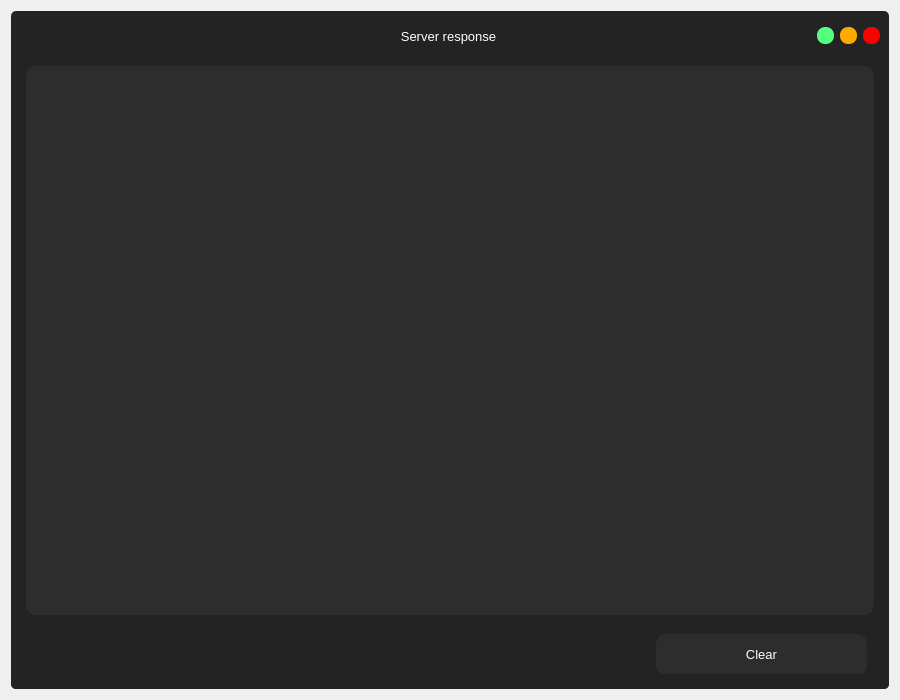
<?xml version="1.0" encoding="UTF-8"?>
<ui version="4.0">
 <class>ServerResponse</class>
 <widget class="QDialog" name="ServerResponse">
  <property name="geometry">
   <rect>
    <x>0</x>
    <y>0</y>
    <width>900</width>
    <height>700</height>
   </rect>
  </property>
  <property name="minimumSize">
   <size>
    <width>900</width>
    <height>700</height>
   </size>
  </property>
  <property name="maximumSize">
   <size>
    <width>900</width>
    <height>700</height>
   </size>
  </property>
  <property name="windowTitle">
   <string>Dialog</string>
  </property>
  <property name="styleSheet">
   <string notr="true">border-radius:20px;</string>
  </property>
  <layout class="QVBoxLayout" name="verticalLayout">
   <item>
    <widget class="QFrame" name="frame">
     <property name="styleSheet">
      <string notr="true">background-color: rgb(45, 45, 45);
border-radius:10px;</string>
     </property>
     <property name="frameShape">
      <enum>QFrame::NoFrame</enum>
     </property>
     <property name="frameShadow">
      <enum>QFrame::Raised</enum>
     </property>
     <layout class="QVBoxLayout" name="verticalLayout_4">
      <property name="spacing">
       <number>0</number>
      </property>
      <property name="leftMargin">
       <number>0</number>
      </property>
      <property name="topMargin">
       <number>0</number>
      </property>
      <property name="rightMargin">
       <number>0</number>
      </property>
      <property name="bottomMargin">
       <number>0</number>
      </property>
      <item>
       <widget class="QFrame" name="frame_2">
        <property name="styleSheet">
         <string notr="true">QFrame{
	background-color: rgb(35, 35, 35);
	border-radius:5px;
}</string>
        </property>
        <property name="frameShape">
         <enum>QFrame::NoFrame</enum>
        </property>
        <property name="frameShadow">
         <enum>QFrame::Plain</enum>
        </property>
        <layout class="QVBoxLayout" name="verticalLayout_2">
         <property name="leftMargin">
          <number>0</number>
         </property>
         <property name="topMargin">
          <number>0</number>
         </property>
         <property name="rightMargin">
          <number>0</number>
         </property>
         <property name="bottomMargin">
          <number>0</number>
         </property>
         <item>
          <widget class="QFrame" name="frame_3">
           <property name="minimumSize">
            <size>
             <width>0</width>
             <height>40</height>
            </size>
           </property>
           <property name="maximumSize">
            <size>
             <width>16777215</width>
             <height>30</height>
            </size>
           </property>
           <property name="frameShape">
            <enum>QFrame::NoFrame</enum>
           </property>
           <property name="frameShadow">
            <enum>QFrame::Raised</enum>
           </property>
           <layout class="QHBoxLayout" name="horizontalLayout">
            <property name="topMargin">
             <number>0</number>
            </property>
            <property name="bottomMargin">
             <number>0</number>
            </property>
            <item>
             <widget class="QLabel" name="label">
              <property name="minimumSize">
               <size>
                <width>60</width>
                <height>0</height>
               </size>
              </property>
              <property name="maximumSize">
               <size>
                <width>60</width>
                <height>16777215</height>
               </size>
              </property>
              <property name="text">
               <string/>
              </property>
              <property name="pixmap">
               <pixmap resource="../resource/asset.qrc">:/icons/asset/external-link.svg</pixmap>
              </property>
             </widget>
            </item>
            <item>
             <widget class="QLabel" name="label_2">
              <property name="font">
               <font>
                <family>Arial</family>
                <pointsize>10</pointsize>
               </font>
              </property>
              <property name="styleSheet">
               <string notr="true">QLabel{
	color: rgb(255, 255, 255);
}</string>
              </property>
              <property name="text">
               <string>Server response</string>
              </property>
              <property name="alignment">
               <set>Qt::AlignCenter</set>
              </property>
             </widget>
            </item>
            <item>
             <widget class="QPushButton" name="btn_minimize">
              <property name="minimumSize">
               <size>
                <width>16</width>
                <height>16</height>
               </size>
              </property>
              <property name="maximumSize">
               <size>
                <width>17</width>
                <height>17</height>
               </size>
              </property>
              <property name="styleSheet">
               <string notr="true">QPushButton{
	background-color: rgb(85, 255, 127);
	border:none;
	border-radius: 8px;
}

QPushButton:hover{	
	background-color: rgba(85, 255, 127,150);
	
}</string>
              </property>
              <property name="text">
               <string/>
              </property>
             </widget>
            </item>
            <item>
             <widget class="QPushButton" name="btn_maximize">
              <property name="minimumSize">
               <size>
                <width>16</width>
                <height>16</height>
               </size>
              </property>
              <property name="maximumSize">
               <size>
                <width>17</width>
                <height>17</height>
               </size>
              </property>
              <property name="styleSheet">
               <string notr="true">QPushButton{
	
	background-color: rgb(255, 170, 0);
	border:none;
	border-radius: 8px;
}

QPushButton:hover{	
	background-color: rgba(255, 170, 0,150);
	
}</string>
              </property>
              <property name="text">
               <string/>
              </property>
             </widget>
            </item>
            <item>
             <widget class="QPushButton" name="btn_close">
              <property name="minimumSize">
               <size>
                <width>16</width>
                <height>16</height>
               </size>
              </property>
              <property name="maximumSize">
               <size>
                <width>17</width>
                <height>17</height>
               </size>
              </property>
              <property name="styleSheet">
               <string notr="true">QPushButton{
	background-color: rgb(255, 0, 0);
	border:none;
	border-radius: 8px;
}

QPushButton:hover{	
	background-color: rgba(255, 0, 0,150);
	
}</string>
              </property>
              <property name="text">
               <string/>
              </property>
             </widget>
            </item>
           </layout>
          </widget>
         </item>
         <item>
          <widget class="QFrame" name="frame_4">
           <property name="frameShape">
            <enum>QFrame::NoFrame</enum>
           </property>
           <property name="frameShadow">
            <enum>QFrame::Plain</enum>
           </property>
           <layout class="QVBoxLayout" name="verticalLayout_3">
            <property name="spacing">
             <number>9</number>
            </property>
            <property name="leftMargin">
             <number>15</number>
            </property>
            <property name="topMargin">
             <number>9</number>
            </property>
            <property name="rightMargin">
             <number>15</number>
            </property>
            <property name="bottomMargin">
             <number>15</number>
            </property>
            <item>
             <widget class="QTextEdit" name="textEdit">
              <property name="font">
               <font>
                <family>MS Shell Dlg 2</family>
                <pointsize>8</pointsize>
                <weight>50</weight>
                <italic>false</italic>
                <bold>false</bold>
                <stylestrategy>NoAntialias</stylestrategy>
               </font>
              </property>
              <property name="styleSheet">
               <string notr="true">QTextEdit{
	background-color: rgb(45, 45, 45);
	color: rgb(255, 255, 255);
	border-radius:10px;
	padding:15px;
}</string>
              </property>
              <property name="frameShape">
               <enum>QFrame::NoFrame</enum>
              </property>
              <property name="frameShadow">
               <enum>QFrame::Plain</enum>
              </property>
              <property name="sizeAdjustPolicy">
               <enum>QAbstractScrollArea::AdjustIgnored</enum>
              </property>
              <property name="tabChangesFocus">
               <bool>true</bool>
              </property>
              <property name="readOnly">
               <bool>true</bool>
              </property>
              <property name="html">
               <string>&lt;!DOCTYPE HTML PUBLIC &quot;-//W3C//DTD HTML 4.0//EN&quot; &quot;http://www.w3.org/TR/REC-html40/strict.dtd&quot;&gt;
&lt;html&gt;&lt;head&gt;&lt;meta name=&quot;qrichtext&quot; content=&quot;1&quot; /&gt;&lt;style type=&quot;text/css&quot;&gt;
p, li { white-space: pre-wrap; }
&lt;/style&gt;&lt;/head&gt;&lt;body style=&quot; font-family:'Times New Roman','MS Shell Dlg 2'; font-size:8pt; font-weight:400; font-style:normal;&quot;&gt;
&lt;p style=&quot;-qt-paragraph-type:empty; margin-top:0px; margin-bottom:0px; margin-left:0px; margin-right:0px; -qt-block-indent:0; text-indent:0px; font-family:'Times New Roman'; font-size:12pt;&quot;&gt;&lt;br /&gt;&lt;/p&gt;&lt;/body&gt;&lt;/html&gt;</string>
              </property>
             </widget>
            </item>
            <item>
             <widget class="QFrame" name="frame_5">
              <property name="minimumSize">
               <size>
                <width>0</width>
                <height>50</height>
               </size>
              </property>
              <property name="maximumSize">
               <size>
                <width>16777215</width>
                <height>80</height>
               </size>
              </property>
              <property name="frameShape">
               <enum>QFrame::NoFrame</enum>
              </property>
              <property name="frameShadow">
               <enum>QFrame::Raised</enum>
              </property>
              <widget class="QPushButton" name="btn_clear_error_area">
               <property name="geometry">
                <rect>
                 <x>630</x>
                 <y>10</y>
                 <width>211</width>
                 <height>41</height>
                </rect>
               </property>
               <property name="minimumSize">
                <size>
                 <width>140</width>
                 <height>0</height>
                </size>
               </property>
               <property name="maximumSize">
                <size>
                 <width>16777215</width>
                 <height>16777215</height>
                </size>
               </property>
               <property name="font">
                <font>
                 <pointsize>10</pointsize>
                </font>
               </property>
               <property name="styleSheet">
                <string notr="true">QPushButton{
	color: rgb(255, 255, 255);
	background-color: rgb(45, 45, 45);
	border:none;
	border-radius: 10px;
}

QPushButton:hover{
	border-radius: 15px;
}

QPushButton:pressed{
	border: 2px solid rgb(255,255,255);	
}</string>
               </property>
               <property name="text">
                <string>Clear</string>
               </property>
               <property name="icon">
                <iconset resource="../resource/asset.qrc">
                 <normaloff>:/icons/asset/delete.svg</normaloff>:/icons/asset/delete.svg</iconset>
               </property>
               <property name="iconSize">
                <size>
                 <width>30</width>
                 <height>30</height>
                </size>
               </property>
               <property name="flat">
                <bool>true</bool>
               </property>
              </widget>
             </widget>
            </item>
           </layout>
          </widget>
         </item>
        </layout>
       </widget>
      </item>
     </layout>
    </widget>
   </item>
  </layout>
 </widget>
 <resources>
  <include location="../resource/asset.qrc"/>
 </resources>
 <connections/>
</ui>
